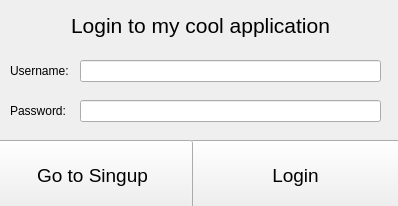
<?xml version="1.0" encoding="UTF-8"?>
<ui version="4.0">
 <class>LoginForm</class>
 <widget class="QWidget" name="LoginForm">
  <property name="geometry">
   <rect>
    <x>0</x>
    <y>0</y>
    <width>398</width>
    <height>206</height>
   </rect>
  </property>
  <property name="windowTitle">
   <string>Form</string>
  </property>
  <widget class="QLabel" name="title">
   <property name="geometry">
    <rect>
     <x>0</x>
     <y>0</y>
     <width>401</width>
     <height>51</height>
    </rect>
   </property>
   <property name="font">
    <font>
     <pointsize>16</pointsize>
    </font>
   </property>
   <property name="text">
    <string>Login to my cool application</string>
   </property>
   <property name="alignment">
    <set>Qt::AlignCenter</set>
   </property>
  </widget>
  <widget class="QLabel" name="username_label">
   <property name="geometry">
    <rect>
     <x>10</x>
     <y>50</y>
     <width>101</width>
     <height>41</height>
    </rect>
   </property>
   <property name="text">
    <string>Username:</string>
   </property>
  </widget>
  <widget class="QLabel" name="password_label">
   <property name="geometry">
    <rect>
     <x>10</x>
     <y>90</y>
     <width>101</width>
     <height>41</height>
    </rect>
   </property>
   <property name="text">
    <string>Password:</string>
   </property>
  </widget>
  <widget class="QLineEdit" name="username_text">
   <property name="geometry">
    <rect>
     <x>80</x>
     <y>60</y>
     <width>301</width>
     <height>22</height>
    </rect>
   </property>
  </widget>
  <widget class="QLineEdit" name="password_text">
   <property name="geometry">
    <rect>
     <x>80</x>
     <y>100</y>
     <width>301</width>
     <height>22</height>
    </rect>
   </property>
   <property name="echoMode">
    <enum>QLineEdit::Password</enum>
   </property>
  </widget>
  <widget class="QPushButton" name="login_button">
   <property name="geometry">
    <rect>
     <x>190</x>
     <y>140</y>
     <width>211</width>
     <height>71</height>
    </rect>
   </property>
   <property name="font">
    <font>
     <pointsize>14</pointsize>
    </font>
   </property>
   <property name="text">
    <string>Login</string>
   </property>
  </widget>
  <widget class="QPushButton" name="back_to_singup">
   <property name="geometry">
    <rect>
     <x>-8</x>
     <y>140</y>
     <width>201</width>
     <height>71</height>
    </rect>
   </property>
   <property name="font">
    <font>
     <pointsize>14</pointsize>
    </font>
   </property>
   <property name="text">
    <string>Go to Singup</string>
   </property>
  </widget>
  <zorder>password_label</zorder>
  <zorder>password_text</zorder>
  <zorder>username_text</zorder>
  <zorder>login_button</zorder>
  <zorder>title</zorder>
  <zorder>username_label</zorder>
  <zorder>back_to_singup</zorder>
 </widget>
 <resources/>
 <connections/>
</ui>
